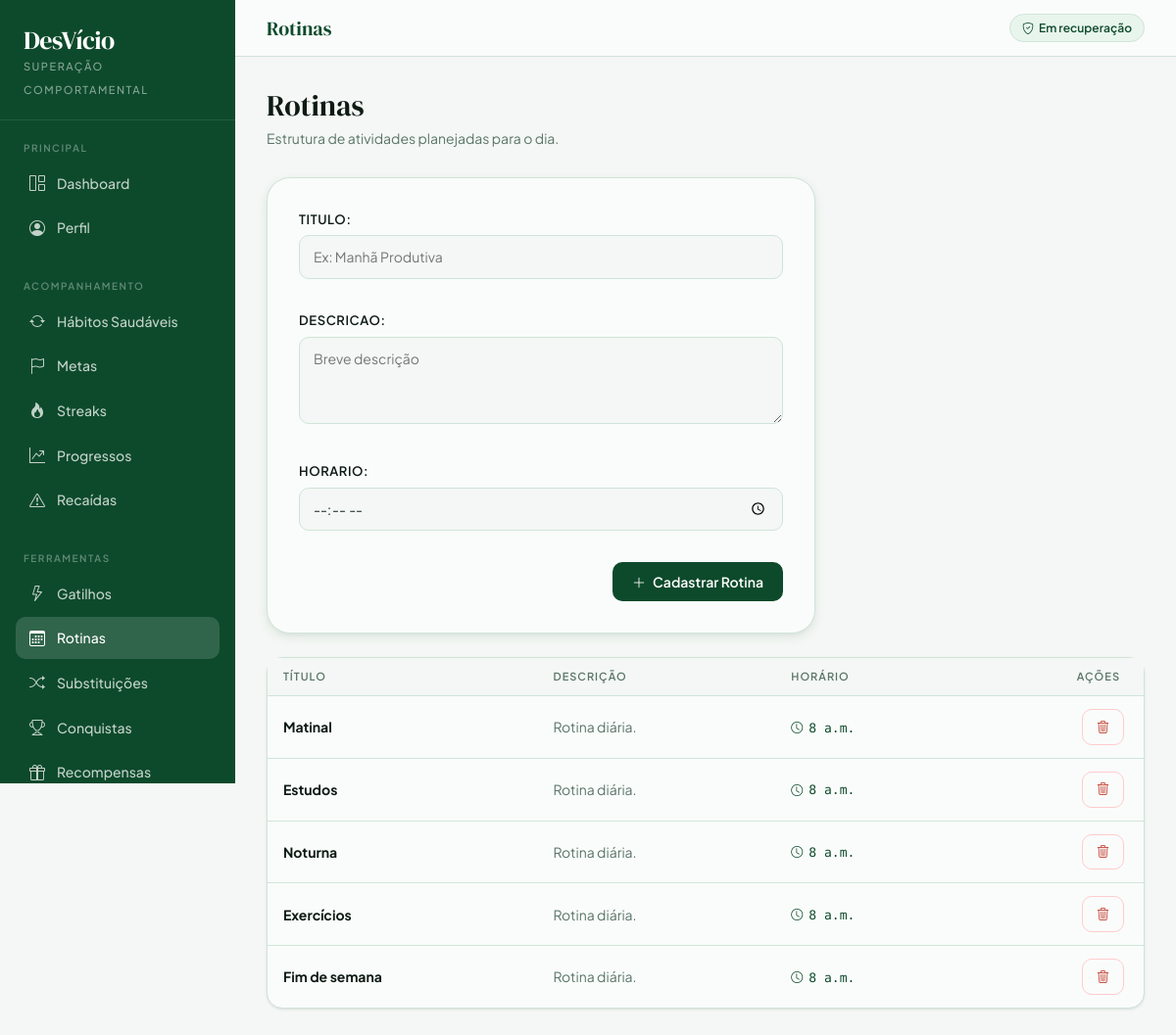
Page /rotinas/ (signed in) on the committed database.
### app/models.py (models this page shows, shortened)
class Rotina(models.Model):
    usuario = models.ForeignKey(Usuario, on_delete=models.CASCADE, related_name='rotinas')
    titulo = models.CharField(max_length=150)
    descricao = models.TextField(blank=True)
    horario = models.TimeField()

### app/views.py (the view)
    def wrapper(request, *args, **kwargs):
        if not usuario_logado(request):
            messages.warning(request, 'Você precisa entrar para acessar essa página.')
            return redirect('login')
        return view_func(request, *args, **kwargs)

### app/forms.py
class RotinaForm(forms.ModelForm):
    class Meta:
        model = Rotina
        fields = ['titulo', 'descricao', 'horario']
        widgets = {
            'titulo': forms.TextInput(attrs={'placeholder': 'Ex: Manhã Produtiva'}),
            'descricao': forms.Textarea(attrs={'placeholder': 'Breve descrição', 'rows': 3}),
            'horario': forms.TimeInput(attrs={'type': 'time'}),
        }

### app/views.py (called while the page is built)
def usuario_logado(request):
    user_id = request.session.get('usuario_id')
    if not user_id:
        return None
    return Usuario.objects.filter(id=user_id).first()

def login_obrigatorio(view_func):
    def wrapper(request, *args, **kwargs):
        if not usuario_logado(request):
            messages.warning(request, 'Você precisa entrar para acessar essa página.')
            return redirect('login')
        return view_func(request, *args, **kwargs)
    return wrapper

@login_obrigatorio
def rotinas_view(request):
    usuario = usuario_logado(request)
    if request.method == 'POST':
        form = RotinaForm(request.POST)
        if form.is_valid():
            rotina = form.save(commit=False)
            rotina.usuario = usuario
            rotina.save()
            registrar_historico(usuario, f'Criou a rotina "{rotina.titulo}"', 'cadastro')
            messages.success(request, 'Rotina cadastrada com sucesso!')
            return redirect('rotinas')
    else:
        form = RotinaForm()
    rotinas = Rotina.objects.filter(usuario=usuario).order_by('horario')
    return render(request, 'rotinas.html', {'rotinas': rotinas, 'form': form})

### app/templates/rotinas.html (shortened to what this page needs)
{% extends 'base.html' %}
{% block topbar_title %}Rotinas{% endblock %}
{% block nav_rotinas %}active{% endblock %}
{% block content %}
<div class="page-header">
    <h1>Rotinas</h1>
    <p>Estrutura de atividades planejadas para o dia.</p>
</div>
<div class="form-card" style="margin-bottom:24px">
    <form method="POST">
        {{ form.as_p }}
        <div style="display:flex; justify-content:flex-end; margin-top:8px;">
            <button type="submit" class="btn-forest"><i class="bi bi-plus-lg"></i> Cadastrar Rotina</button>
        </div>
    </form>
</div>
<div class="card-clean">
    <div class="table-responsive">
        <table class="table-clean">
            <thead>
                <tr>
                    <th>Título</th>
                    <th>Descrição</th>
                    <th>Horário</th>
                    <th style="text-align:right; padding-right:24px">Ações</th>
                </tr>
            </thead>
            <tbody>
                {% for rotina in rotinas %}
                <tr>
                    <td><strong>{{ rotina.titulo }}</strong></td>
                    <td style="color:var(--muted)">{{ rotina.descricao }}</td>
                    <td>
                        <span style="display:inline-flex;align-items:center;gap:6px;font-family:var(--font-mono);font-size:13px;color:var(--forest)">
                            <i class="bi bi-clock" style="font-size:12px"></i>{{ rotina.horario }}
                        </span>
                    </td>
                    <td style="text-align:right; padding-right:20px">
                        <a href="{% url 'deletar_rotina' rotina.id %}" class="btn-danger-ghost" onclick="return confirm('Remover esta rotina? As tarefas vinculadas também serão removidas.')">
                            <i class="bi bi-trash3"></i>
                        </a>
                    </td>
                </tr>
                {% empty %}
                <tr><td colspan="4" style="text-align:center;padding:40px;color:var(--muted)">
                    <i class="bi bi-calendar3" style="font-size:28px;display:block;margin-bottom:8px;opacity:.4"></i>Nenhuma rotina cadastrada.
                </td></tr>
                {% endfor %}
            </tbody>
        </table>
    </div>
</div>
{% endblock %}

### app/templates/base.html (style rules this page uses)
:root { --ink: #0e1a14; --forest: #0d4a2b; --sage: #1a7a45; --mint: #3cb870; --pale: #e8f5ed; --paper: #f4f7f5; --cream: #fafcfb; --rule: #d0e4d8; --muted: #5a7568; --danger: #c0392b; --amber: #b8680f; --gold: #e8a020; --radius-sm: 6px; --radius-md: 10px; --radius-lg: 16px; --radius-xl: 24px; --shadow-sm: 0 1px 3px rgba(0,0,0,.07), 0 1px 2px rgba(0,0,0,.04); --shadow-md: 0 4px 12px rgba(13,74,43,.08), 0 2px 4px rgba(0,0,0,.04); --font-serif: 'DM Serif Display', Georgia, serif; --font-sans: 'Plus Jakarta Sans', system-ui, sans-serif; --font-mono: 'DM Mono', monospace; }
*, *::before, *::after { box-sizing: border-box; }
body { background: var(--paper); color: var(--ink); font-family: var(--font-sans); font-size: 15px; line-height: 1.6; margin: 0; }
.card-clean { background: var(--cream); border: 1px solid var(--rule); border-radius: var(--radius-lg); box-shadow: var(--shadow-sm); }
.table-clean { width: 100%; border-collapse: collapse; font-size: 14px; }
.table-clean thead th { font-size: 11px; font-weight: 600; text-transform: uppercase; letter-spacing: 1px; color: var(--muted); padding: 10px 16px; background: var(--paper); border-bottom: 1px solid var(--rule); text-align: left; white-space: nowrap; }
.table-clean tbody tr { border-bottom: 1px solid var(--rule); transition: background .1s; }
.table-clean tbody tr:last-child { border-bottom: none; }
.table-clean td { padding: 13px 16px; color: var(--ink); vertical-align: middle; }
.btn-forest { background: var(--forest); color: #fff; border: none; border-radius: var(--radius-md); padding: 9px 20px; font-size: 14px; font-weight: 600; font-family: var(--font-sans); cursor: pointer; text-decoration: none; display: inline-flex; align-items: center; gap: 7px; transition: background .15s, transform .1s; }
.btn-danger-ghost { background: transparent; color: var(--danger); border: 1px solid #fcc; border-radius: var(--radius-md); padding: 7px 14px; font-size: 13px; font-weight: 500; font-family: var(--font-sans); cursor: pointer; text-decoration: none; display: inline-flex; align-items: center; gap: 6px; transition: background .15s; }
.page-header { margin-bottom: 28px; }
.page-header h1 { font-family: var(--font-serif); font-size: 30px; color: var(--ink); margin: 0 0 4px; }
.page-header p { color: var(--muted); font-size: 14px; margin: 0; }
.form-card { background: var(--cream); border: 1px solid var(--rule); border-radius: var(--radius-xl); padding: 32px; max-width: 560px; box-shadow: var(--shadow-md); }
.form-card label { font-size: 13px; font-weight: 600; color: var(--ink); text-transform: uppercase; letter-spacing: .6px; margin-bottom: 6px; display: block; }
.form-card input, .form-card select, .form-card textarea { width: 100%; background: var(--paper); border: 1px solid var(--rule); border-radius: var(--radius-md); padding: 10px 14px; font-size: 14px; font-family: var(--font-sans); color: var(--ink); outline: none; transition: border-color .15s, box-shadow .15s; margin-bottom: 16px; }

### rows in the picture
Rotina: titulo "Matinal", descricao "Rotina diária.", horario "8 a.m."
Rotina: titulo "Estudos", descricao "Rotina diária.", horario "8 a.m."
Rotina: titulo "Noturna", descricao "Rotina diária.", horario "8 a.m."
Rotina: titulo "Exercícios", descricao "Rotina diária.", horario "8 a.m."
Rotina: titulo "Fim de semana", descricao "Rotina diária.", horario "8 a.m."
